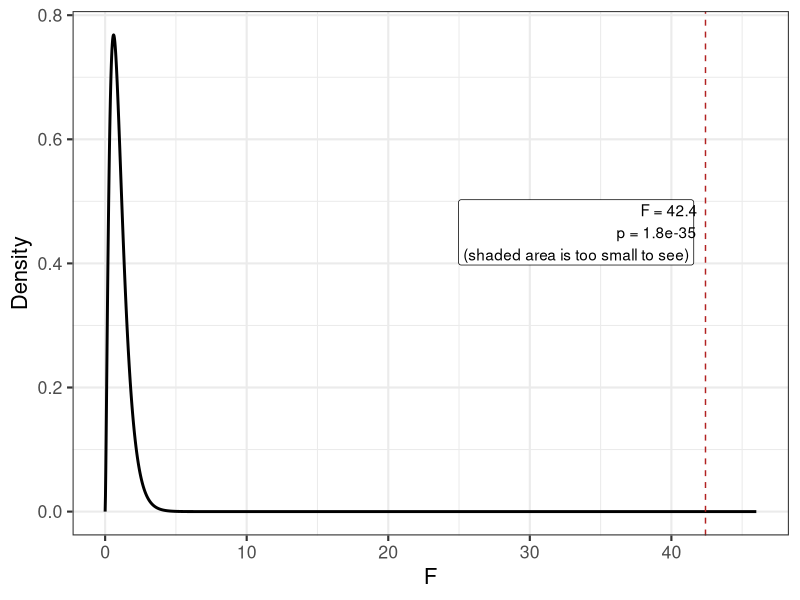
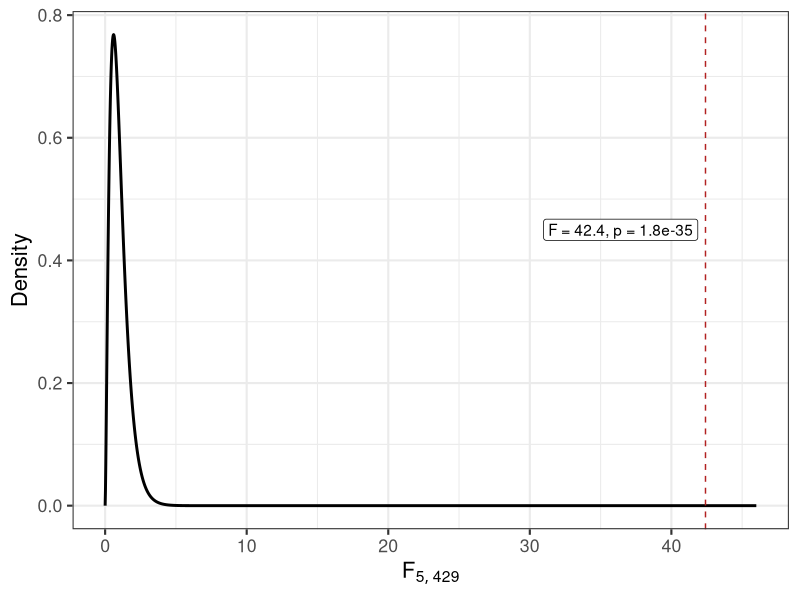

Source code (R) for these figures, in order:
## ---- chunk 1
#| label: f-dist-pfhxs
#| fig-width: 9
#| fig-height: 4.2
library(ggplot2)

f_obs <- ((214.43 - 143.50) / 5) / (143.50 / 429)
p_val <- pf(f_obs, 5, 429, lower.tail = FALSE)

f_curve <- data.frame(x = seq(0, 46, length.out = 2000))
f_curve$density <- df(f_curve$x, 5, 429)

ggplot(f_curve, aes(x, density)) +
  geom_area(
    data = subset(f_curve, x >= f_obs),
    fill = "firebrick",
    alpha = 0.6
  ) +
  geom_line(linewidth = 1) +
  geom_vline(xintercept = f_obs, color = "firebrick", linetype = "dashed") +
  annotate(
    "label",
    x = f_obs,
    y = 0.45,
    hjust = 1.05,
    label = sprintf(
      "F = %.1f\np = %s\n(shaded area is too small to see)",
      f_obs,
      format(signif(p_val, 2), scientific = TRUE)
    )
  ) +
  labs(x = "F", y = "Density") +
  theme_bw(base_size = 16)
## ---- chunk 2
#| label: f-dist-pfhxs-derive
#| fig-width: 9
#| fig-height: 2.6
# Reuses f_curve, f_obs, and p_val from the f-dist-pfhxs chunk
ggplot(f_curve, aes(x, density)) +
  geom_area(
    data = subset(f_curve, x >= f_obs),
    fill = "firebrick",
    alpha = 0.6
  ) +
  geom_line(linewidth = 1) +
  geom_vline(xintercept = f_obs, color = "firebrick", linetype = "dashed") +
  annotate(
    "label",
    x = f_obs,
    y = 0.45,
    hjust = 1.05,
    label = sprintf(
      "F = %.1f, p = %s",
      f_obs,
      format(signif(p_val, 2), scientific = TRUE)
    )
  ) +
  labs(x = expression(F[list(5, 429)]), y = "Density") +
  theme_bw(base_size = 16)
